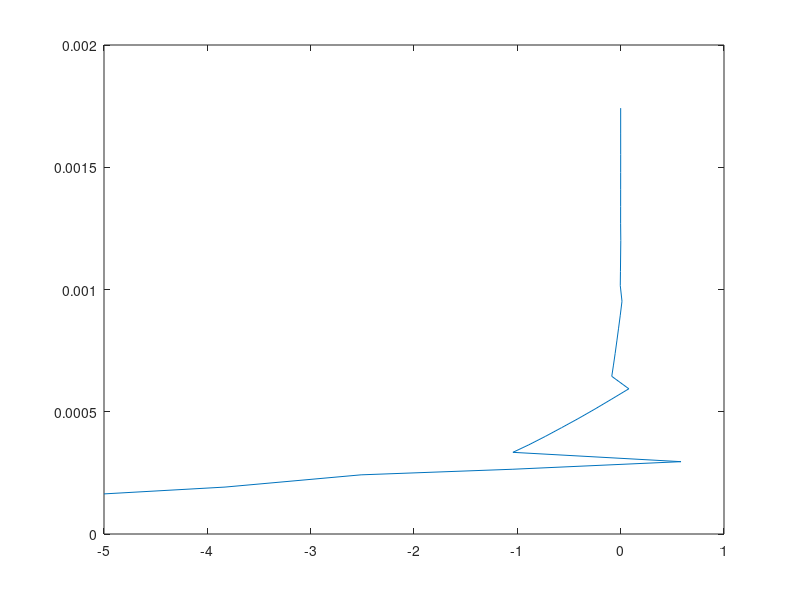

Source code (MATLAB):
tic
format long g
f = []
i = 1
k = []
%x = vpa(pi)
for x=1.0:+0.100000:2.0
    y = x.^3+4.*x.^2-10
    g = toc
    f(i) = y
    k(i) = g
    i = i+1
    if(y>0)
        x = x-0.1
        break
    end
end

y1 = x
for x = y1:+0.01:(y1+0.1)
    y = x.^3 + 4.*x.^2 - 10
    g = toc
    f(i) = y
    k(i) = g
    i = i+1
    if(y>0)
        x = x-0.01
        break
    end
end

y1 = x
for x = y1:+0.001:(y1+0.01)
    y = x.^3 + 4.*x.^2 - 10
    g = toc
    f(i) = y
    k(i) = g
    i = i+1
    if(y>0)
        x = x-0.001
        break
    end
end
y1 = x
for x = y1:+0.0001:(y1+0.001)
    y = x.^3 + 4.*x.^2 - 10
    g = toc
    f(i) = y
    k(i) = g
    i = i+1
    if(y>0)
        x = x-0.0001
        break
    end
end
y1 = x
for x = y1:+0.00001:(y1+0.0001)
    y = x.^3 + 4.*x.^2 - 10
    g = toc
    f(i) = y
    k(i) = g
    i = i+1
    if(y>0)
        x = x-0.00001
        break
    end
end

y1 = x
for x = y1:+0.000001:(y1+0.00001)
    y = x.^3 + 4.*x.^2 - 10
    g = toc
    f(i) = y
    k(i) = g
    i = i+1
    if(y>0)
        x = x-0.000001
        break
    end
end
plot(f,k)
toc